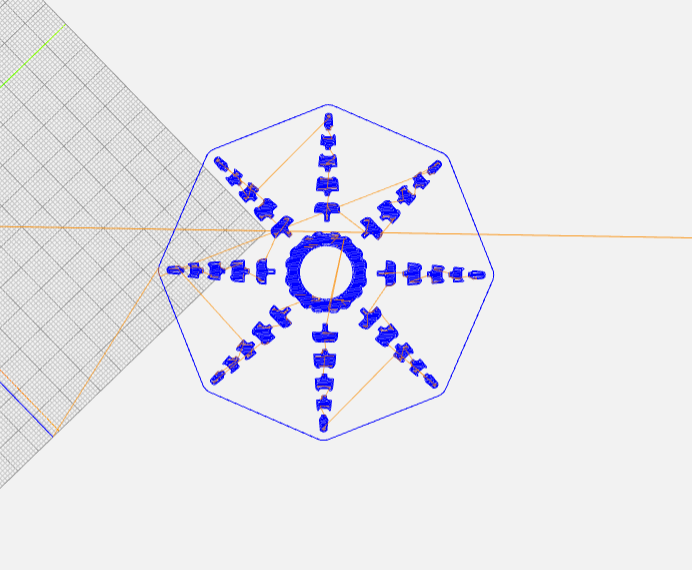
#> input picture image_analysis/octo.PNG, 692 x 570 px
$ python blur2test.py
#> lines starting #> are read from the running program, lines starting #| are printed output that depends on the picture; after the words box and inside, x2 and y2 are one past the last pixel; in counts of white or black regions, pixels touching at a corner belong together
### image_analysis/shape_detector.py
import cv2

class ShapeDetector:
    def __init__(self):
        pass

    def detect(self, c):
        shape="undefined"
        peri = cv2.arcLength(c, True)
        approx = cv2.approxPolyDP(c, 0.04 * peri, True)

        if len(approx) == 3:
            shape="triangle"

        elif len(approx) == 4:
            (x,y,w,h) = cv2.boundingRect(approx)
            ar = w / float(h)

            shape = "square" if ar >= 0.95 and ar <= 1.05 else "rectangle"

        elif len(approx) == 5:
            shape="pentagon"

        else:
            shape="circle"

        return shape

### image_analysis/blur2test.py
import numpy as np
import cv2
from matplotlib import pyplot as plt
from shape_detector import ShapeDetector
import cv2


def has_same_contour(c1, cnts):
    for cnt in cnts:
        if np.array_equal(cnt[0], c1[0]):
            return True

    return False

def scale(image, scale):
    height, width, depth = image.shape
    imgScale = scale/width
    newX,newY = image.shape[1]*imgScale, image.shape[0]*imgScale
    return cv2.resize(image,(int(newX),int(newY)))

image = scale(cv2.imread('octo.PNG'), 700)
#> in scale, `height, width, depth = image.shape`: height = 570; width = 692; depth = 3
#> in scale, `imgScale = scale/width`: imgScale = 1.01
#> in scale, `newX,newY = image.shape[1]*imgScale, image.shape[0]*imgScale`: newX = 700; newY = 576.6
image_fail = scale(cv2.imread('octo_fail.PNG'), 700)
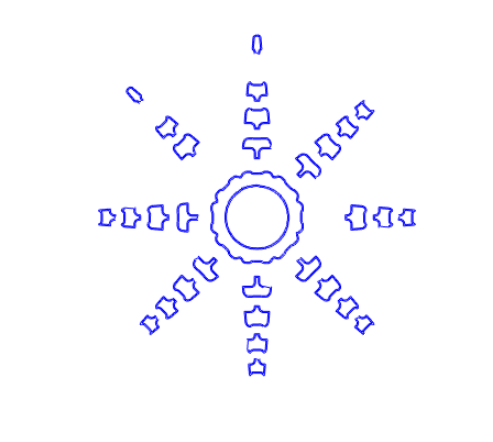
#> input picture image_analysis/octo_fail.PNG, 493 x 442 px

ratio = image.shape[0] / image.shape[1]
#> ratio = 0.823
kernel = np.ones((5,5),np.float32)/25

gray = cv2.cvtColor(image, cv2.COLOR_BGR2GRAY)
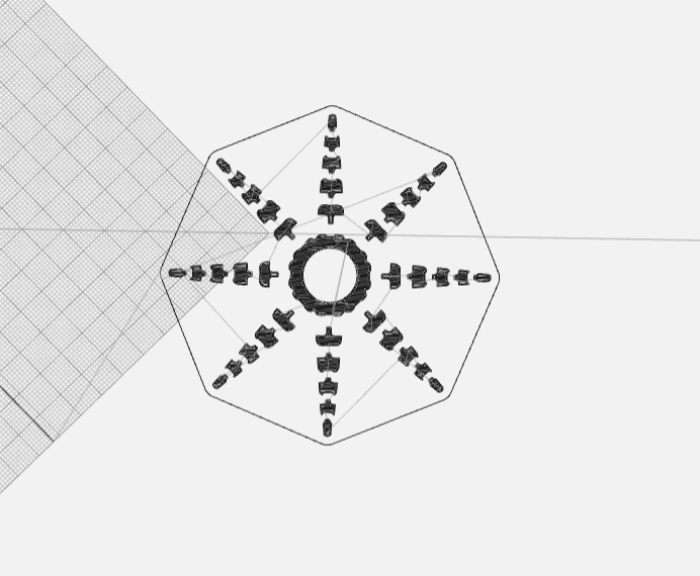
#> gray: shape (576, 700); min 29, max 242, mean 231.3
thresh = cv2.threshold(gray, 210 ,255, cv2.THRESH_BINARY_INV)[1]
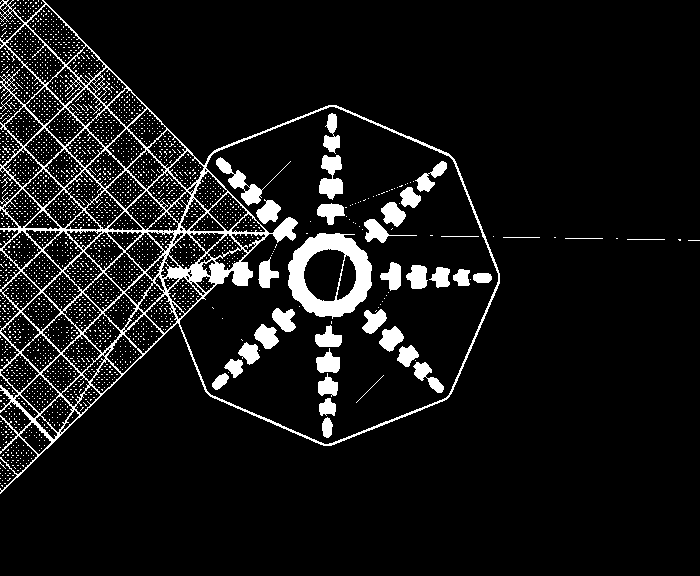
#> thresh: shape (576, 700); 8.5% white; 3237 white regions (3201 under 20 px)

blur_thresh = cv2.filter2D(thresh, -1, kernel)
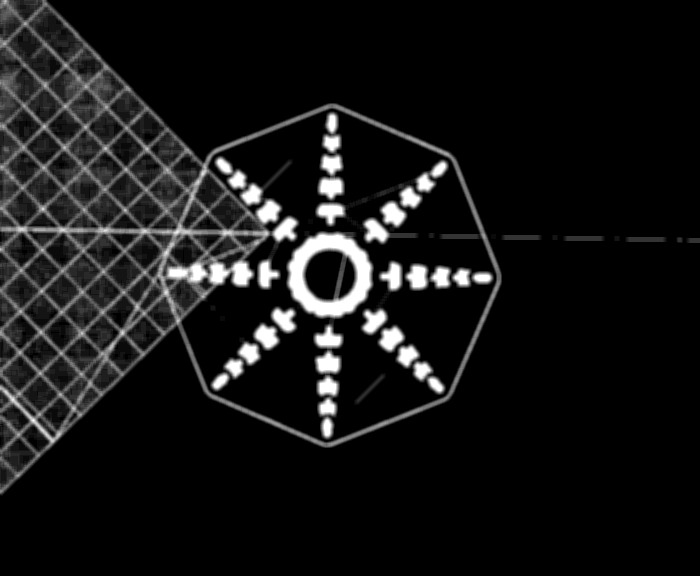
#> blur_thresh: shape (576, 700); min 0, max 255, mean 21.6


cnts = cv2.findContours(blur_thresh, cv2.RETR_TREE, cv2.CHAIN_APPROX_SIMPLE)
#> cnts = 92 contours, 57 with area under 20; largest, box (x1, y1, x2, y2) and area: (0, 0, 502, 496) 149988, (181, 110, 497, 441) 42299, (334, 111, 449, 206) 5298, (404, 263, 494, 291) 1602, (305, 251, 343, 300) 1262
cnts = cnts[0] if len(cnts) == 2 else cnts[1]


circles = 0
squares = 0
pentagons = 0
rectangles = 0

circles_fail= 0
squares_fail = 0
pentagons_fail = 0
rectangles_fail = 0

ratio_fail = image_fail.shape[0] / image_fail.shape[1]
#> ratio_fail = 0.896
kernel_fail = np.ones((5,5),np.float32)/25

gray_fail = cv2.cvtColor(image_fail, cv2.COLOR_BGR2GRAY)
thresh_fail = cv2.threshold(gray_fail, 210 ,255, cv2.THRESH_BINARY_INV)[1]
#> thresh_fail: shape (627, 700); 4.2% white; 32 white regions

blur_thresh_fail = cv2.filter2D(thresh_fail, -1, kernel_fail)
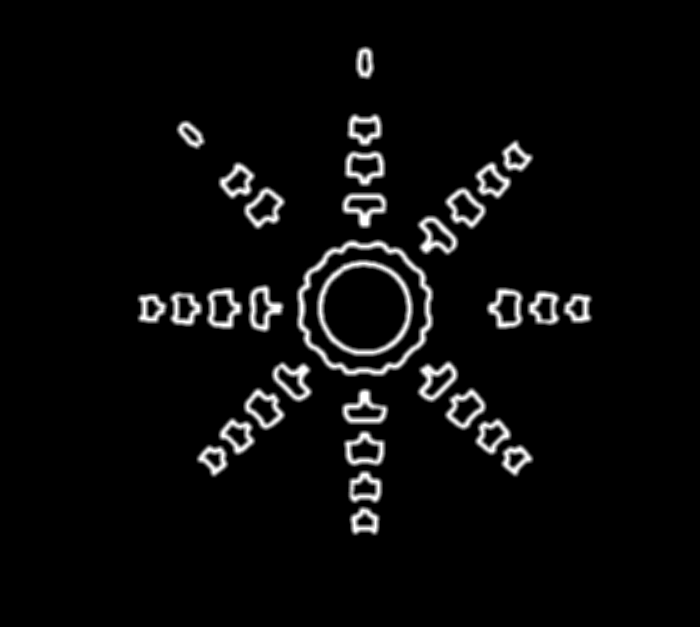
#> blur_thresh_fail: shape (627, 700); min 0, max 255, mean 10.6


cnts_fail = cv2.findContours(blur_thresh_fail, cv2.RETR_TREE, cv2.CHAIN_APPROX_SIMPLE)
#> cnts_fail = 66 contours, 4 with area under 20; largest, box (x1, y1, x2, y2) and area: (296, 239, 434, 377) 15044, (304, 248, 426, 369) 11032, (316, 259, 414, 357) 7624, (324, 267, 406, 349) 5026, (243, 186, 286, 230) 1244
cnts_fail = cnts_fail[0] if len(cnts_fail) == 2 else cnts_fail[1]


largest_area = -1
largest_area_shape = "none"
largest_contour = None

# [18 lines of commented-out code are left out]

print(cnts[76][1])
#| [[117 153]]
print(cnts_fail[58][1])
#| [[180 121]]

print(has_same_contour(cnts[76], cnts_fail))
#> the loop in has_same_contour, `for cnt in cnts:` made 66 passes
#> cnt on pass 60: [[193, 138], [194, 137], [195, 138], [194, 139]]
#| False

num_fails = 0
for c in cnts:
    if not has_same_contour(c, cnts_fail):
        cv2.drawContours(image_fail,[c], 0, (0,0,255), 1)
        num_fails+=1
#> this loop made 92 passes
#> c on passes 1, 3, 4, 5, 6, 7, 8, 15, 16, 17, 18, 19: [[686, 238], [686, 242], [699, 242], [699, 238]], [[625, 237], [625, 241], [666, 241], [666, 237]], [[614, 236], [614, 240], [619, 240], [619, 236]], [[563, 236], [563, 240], [604, 240], [604, 236]], [[552, 235], [552, 239], [557, 239], [557, 235]], [[501, 235], [501, 239], [541, 239], [541, 235]], [[491, 234], [491, 238], [495, 238], [495, 234]], [[21, 416], [22, 415], [23, 416], [22, 417]], [[443, 394], [444, 393], [445, 394], [444, 395]], [[211, 391], [212, 390], [213, 391], [212, 392]], [[210, 390], [211, 389], [212, 390], [211, 391]], [[209, 389], [210, 388], [211, 389], [210, 390]]
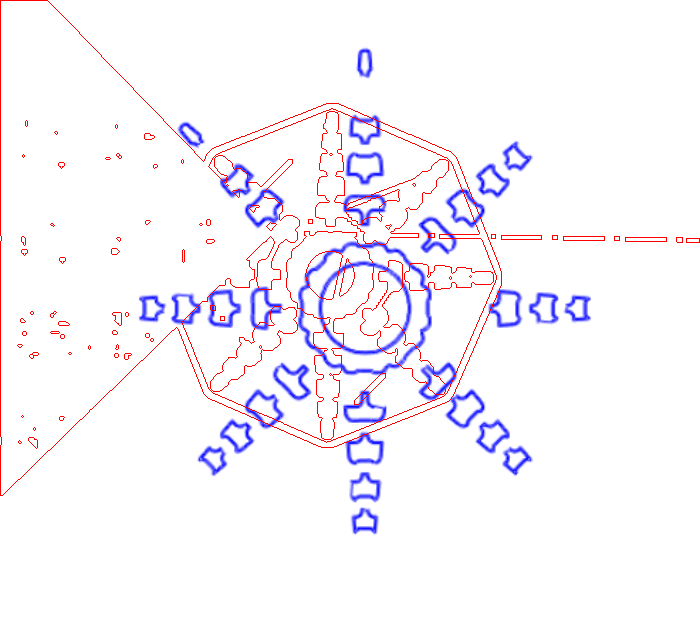
#> image_fail: shape (627, 700, 3); mean of channels 0, 1, 2 251, 244.7, 248.7; drawn as B, G, R
#> after the loop, num_fails = 92

for c in cnts:
    detector = ShapeDetector()
    area = cv2.contourArea(c)
    #cv2.drawContours(image,[c], 0, (0,0,255), 1)

    M = cv2.moments(c)

    shape = detector.detect(c)

    if shape == "circle":
        circles+=1
    elif shape == "square":
        squares+=1
    elif shape == "pentagon":
        pentagons+=1
    elif shape == "rectangle":
        rectangles+=1

    if area > largest_area:
        largest_area = area
        largest_area_shape=shape
        largest_contour = c
#> this loop made 92 passes
#> (area, shape, peri in detect, x in detect, y in detect, w in detect, h in detect, ar in detect) on passes 1, 3: (52, 'rectangle', 34, 686, 238, 14, 5, 2.8), (164, 'rectangle', 90, 625, 237, 42, 5, 8.4)
#> (area, shape, peri in detect, approx in detect, x in detect, y in detect, w in detect, h in detect) on passes 2, 4, 5, 6, 7, 36: (29.5, 'rectangle', 21.41, [[676, 237], [677, 242], [682, 242], [682, 237]], 676, 237, 7, 6), (20, 'rectangle', 18, [[614, 236], [614, 240], [619, 240], [619, 236]], 614, 236, 6, 5), (164, 'rectangle', 90, [[563, 236], [563, 240], [604, 240], [604, 236]], 563, 236, 42, 5), (20, 'rectangle', 18, [[552, 235], [552, 239], [557, 239], [557, 235]], 552, 235, 6, 5), (160, 'rectangle', 88, [[501, 235], [501, 239], [541, 239], [541, 235]], 501, 235, 41, 5), (37, 'rectangle', 26.49, [[58, 322], [65, 321], [69, 324], [59, 325]], 58, 321, 12, 5)
#> after the loop, circles = 46; largest_area = 149988; largest_contour = contour of 668 points, box (x1, y1, x2, y2) (0, 0, 502, 496), area 149988; pentagons = 15; rectangles = 13; squares = 16

    #print(area, shape)

for c in cnts_fail:
    detector = ShapeDetector()
    area = cv2.contourArea(c)
    #cv2.drawContours(image_fail,[c], 0, (0,0,255), 1)

    M = cv2.moments(c)

    shape = detector.detect(c)

    if shape == "circle":
        circles_fail+=1
    elif shape == "square":
        squares_fail+=1
    elif shape == "pentagon":
        pentagons_fail+=1
    elif shape == "rectangle":
        rectangles_fail+=1
#> this loop made 66 passes
#> (area, shape, peri in detect, approx in detect, x in detect, y in detect, w in detect, h in detect) on pass 6: (57.5, 'square', 32.38, [[519, 454], [521, 456], [512, 464], [511, 456]], 511, 454, 11, 11)
#> (area, shape, peri in detect, circles_fail) on pass 1: (726, 'circle', 111.9, 1)

print("Largest area: ", largest_area)
#| Largest area:  149988.0
print("Largest area shape: ", largest_area_shape)
#| Largest area shape:  circle

M = cv2.moments(largest_contour)
cx = int((M["m10"] / M["m00"]) * ratio)
cy = int((M["m01"] / M["m00"]) * ratio)

#cv2.putText(image, largest_area_shape, (20,20), cv2.FONT_HERSHEY_SIMPLEX, 1.0, (0,0,255), 1)

print("--------- STATISTICS ---------")
print("Squares:", abs(squares-squares_fail))
#| Squares: 11
print("Circles:", abs(circles-circles_fail))
#| Circles: 36
print("Rectangles: ", abs(rectangles-rectangles_fail))
#| Rectangles:  9
print("Pentagons: ", abs(pentagons-pentagons_fail))
#| Pentagons:  32

total = squares+circles+rectangles+pentagons
total_fail = squares_fail+circles_fail+rectangles_fail+pentagons_fail
diff = abs(total_fail-total)

print("Polygon error: " + str(round(diff / total * 100, 2)) + "%")
#| Polygon error: 26.67%
cv2.putText(image_fail, "Polygon error: " + str(round(diff / total * 100, 2)) + "%", (30,30), cv2.FONT_HERSHEY_SIMPLEX, 1.2, (0,0,255), 1)
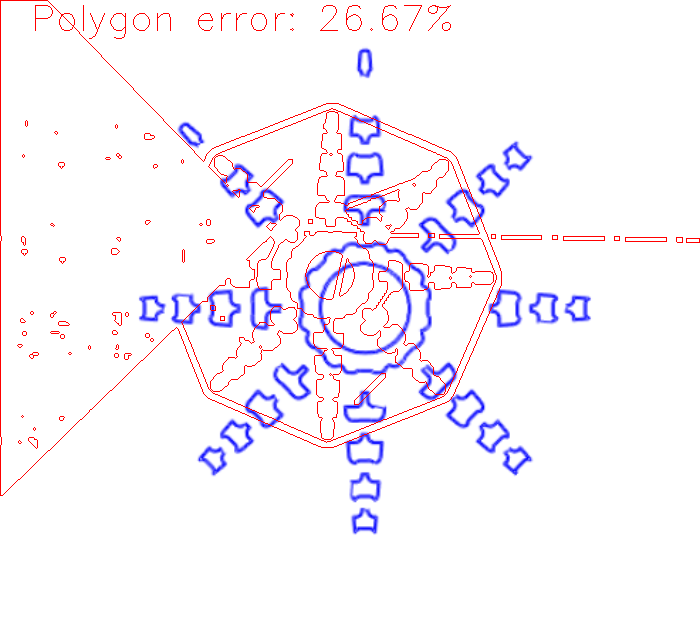
#> image_fail: shape (627, 700, 3); 0.2% of pixels changed, all inside (x1, y1, x2, y2) = (35, 5, 451, 39); drawn as B, G, R
cv2.imshow('image', image)
cv2.imshow('image_fail', image_fail)
#cv2.imshow('thresh', blur_thresh)
cv2.waitKey(0)
